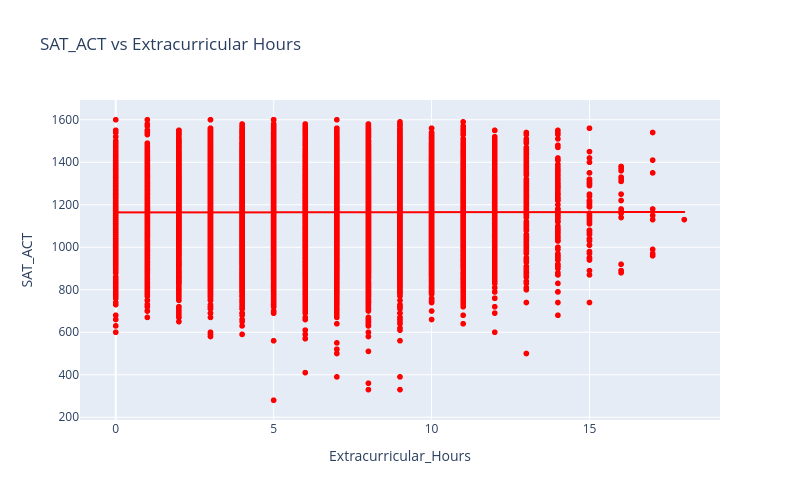

The notebook cell saved with this chart:
### Code cell
#Task 3: Scatter Plot; Is there a positive, negative, or no clear relationship?

#Matplotlib
plt.figure(figsize=(8,5))
plt.scatter(df['Extracurricular_Hours'], df['SAT_ACT'], alpha=0.5, color='teal')
#trendline
x = df['Extracurricular_Hours']
y = df['SAT_ACT']

m, b = np.polyfit(x, y, 1)
plt.plot(
    x,
    m* x + b, color='black',)
plt.title('SAT_ACT vs Extracurricular Hours')
plt.xlabel('Extracurricular Hours')
plt.ylabel('SAT_ACT')
plt.show()

#Seaborn
plt.figure(figsize=(8,5))
sns.scatterplot(
    data=df, x='Extracurricular_Hours', y='SAT_ACT')
plt.title('SAT_ACT vs Extracurricular Hours')
plt.show()

#Plotly
fig= px.scatter(
    df,
    x='Extracurricular_Hours',
    y='SAT_ACT',
    trendline='ols',
    color_discrete_sequence=['red'],
    title='SAT_ACT vs Extracurricular Hours',
    width=800,
    height=500
)
fig.show()
#correlation
#the correlation is very close to 0, so there is no clear correlation

### Figure 1 — Plotly figure (JSON) as saved in the notebook; plotly's stock layout.template omitted (floating-point values rounded to 4 significant figures; data arrays with more than 128 entries replaced by an {"elided": "..."} marker saying what was removed)
{"data": [{"hovertemplate": "Extracurricular_Hours=%{x}<br>SAT_ACT=%{y}<extra></extra>", "legendgroup": "", "marker": {"color": "red", "symbol": "circle"}, "mode": "markers", "name": "", "showlegend": false, "type": "scattergl", "x": {"elided": "17339 int values"}, "xaxis": "x", "y": {"elided": "17339 int values"}, "yaxis": "y"}, {"hovertemplate": "<b>OLS trendline</b><br>SAT_ACT = 0.106611 * Extracurricular_Hours + 1163.93<br>R<sup>2</sup>=0.000004<br><br>Extracurricular_Hours=%{x}<br>SAT_ACT=%{y} <b>(trend)</b><extra></extra>", "legendgroup": "", "marker": {"color": "red", "symbol": "circle"}, "mode": "lines", "name": "", "showlegend": false, "type": "scattergl", "x": {"elided": "17339 int values"}, "xaxis": "x", "y": {"elided": "17339 float values"}, "yaxis": "y"}], "layout": {"height": 500, "legend": {"tracegroupgap": 0}, "title": {"text": "SAT_ACT vs Extracurricular Hours"}, "width": 800, "xaxis": {"anchor": "y", "domain": [0, 1], "title": {"text": "Extracurricular_Hours"}}, "yaxis": {"anchor": "x", "domain": [0, 1], "title": {"text": "SAT_ACT"}}}}
